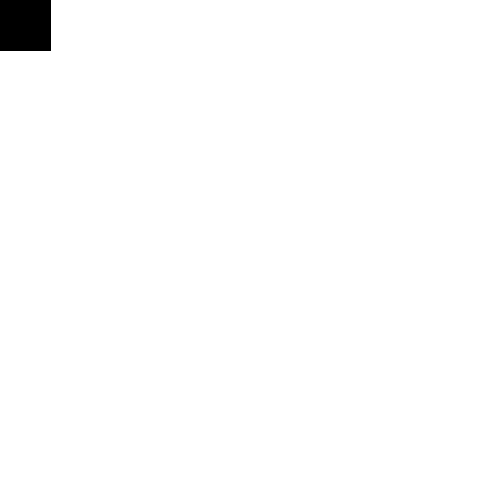
Frame 1 (no input)
Frame 60 (the mouse pressed at the canvas centre just before this capture): identical to frame 1, image omitted
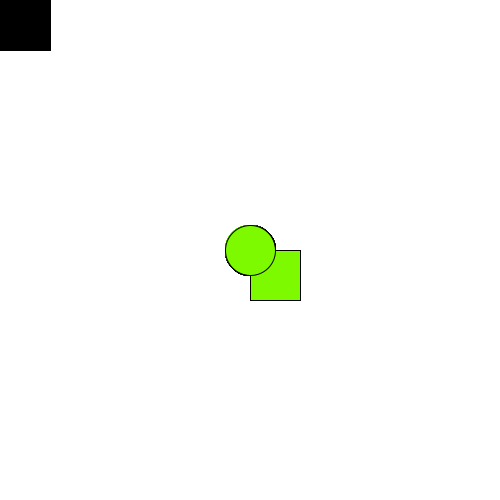
Frame 120 (the mouse held since frame 60 and released just before this capture)

The Processing sketch that drew these frames (run headless with seeded random() and noise(); from frame 60 on, the mouse is pressed at the canvas centre):

// Processing sketch: processing_175276
// ── processing_175276.pde


void setup(){
size(500,500);
background(255,255,255);
}


void draw(){
fill(mouseX/2,mouseY,0);
rect(mouseX,mouseY,50,50);
ellipse(mouseY,mouseX,50,50);


}
